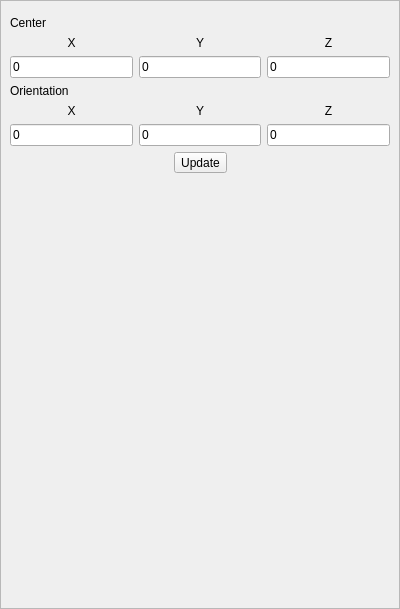
<?xml version="1.0" encoding="UTF-8"?>
<ui version="4.0">
 <class>PropertyViewpoint</class>
 <widget class="QWidget" name="PropertyViewpoint">
  <property name="geometry">
   <rect>
    <x>0</x>
    <y>0</y>
    <width>400</width>
    <height>609</height>
   </rect>
  </property>
  <property name="windowTitle">
   <string>Viewpoint properties</string>
  </property>
  <layout class="QGridLayout" name="gridLayout">
   <property name="leftMargin">
    <number>0</number>
   </property>
   <property name="topMargin">
    <number>0</number>
   </property>
   <property name="rightMargin">
    <number>0</number>
   </property>
   <property name="bottomMargin">
    <number>0</number>
   </property>
   <item row="0" column="0">
    <widget class="QScrollArea" name="scrollArea">
     <property name="horizontalScrollBarPolicy">
      <enum>Qt::ScrollBarAsNeeded</enum>
     </property>
     <property name="widgetResizable">
      <bool>true</bool>
     </property>
     <widget class="QWidget" name="scrollAreaWidgetContents">
      <property name="geometry">
       <rect>
        <x>0</x>
        <y>0</y>
        <width>398</width>
        <height>607</height>
       </rect>
      </property>
      <layout class="QGridLayout" name="gridLayout_2">
       <item row="6" column="0" colspan="3">
        <widget class="GenericPropertiesFeet" name="genericPropsFeetWidget" native="true"/>
       </item>
       <item row="8" column="1" colspan="2">
        <spacer name="verticalSpacer_2">
         <property name="orientation">
          <enum>Qt::Vertical</enum>
         </property>
         <property name="sizeHint" stdset="0">
          <size>
           <width>0</width>
           <height>0</height>
          </size>
         </property>
        </spacer>
       </item>
       <item row="0" column="0" colspan="3">
        <widget class="GenericPropertiesHead" name="genericPropsHeadWidget" native="true"/>
       </item>
       <item row="4" column="0" colspan="3">
        <layout class="QHBoxLayout" name="SizeLayout_3">
         <item>
          <layout class="QVBoxLayout" name="XLayout_3">
           <item>
            <widget class="QLabel" name="XOrientLabel">
             <property name="text">
              <string>X</string>
             </property>
             <property name="alignment">
              <set>Qt::AlignCenter</set>
             </property>
            </widget>
           </item>
           <item>
            <widget class="QDoubleEdit" name="XOrientInfield">
             <property name="enabled">
              <bool>true</bool>
             </property>
             <property name="text">
              <string>0</string>
             </property>
             <property name="frame">
              <bool>true</bool>
             </property>
             <property name="readOnly">
              <bool>false</bool>
             </property>
            </widget>
           </item>
          </layout>
         </item>
         <item>
          <layout class="QVBoxLayout" name="YLayout_3">
           <item>
            <widget class="QLabel" name="YOrientLabel">
             <property name="text">
              <string>Y</string>
             </property>
             <property name="alignment">
              <set>Qt::AlignCenter</set>
             </property>
            </widget>
           </item>
           <item>
            <widget class="QDoubleEdit" name="YOrientInfield">
             <property name="enabled">
              <bool>true</bool>
             </property>
             <property name="text">
              <string>0</string>
             </property>
             <property name="frame">
              <bool>true</bool>
             </property>
             <property name="readOnly">
              <bool>false</bool>
             </property>
            </widget>
           </item>
          </layout>
         </item>
         <item>
          <layout class="QVBoxLayout" name="ZLayout_3">
           <item>
            <widget class="QLabel" name="ZOrientLabel">
             <property name="text">
              <string>Z</string>
             </property>
             <property name="alignment">
              <set>Qt::AlignCenter</set>
             </property>
            </widget>
           </item>
           <item>
            <widget class="QDoubleEdit" name="ZOrientInfield">
             <property name="enabled">
              <bool>true</bool>
             </property>
             <property name="text">
              <string>0</string>
             </property>
             <property name="frame">
              <bool>true</bool>
             </property>
             <property name="readOnly">
              <bool>false</bool>
             </property>
            </widget>
           </item>
          </layout>
         </item>
        </layout>
       </item>
       <item row="1" column="0">
        <widget class="QLabel" name="BoxCenterLabel">
         <property name="text">
          <string>Center</string>
         </property>
        </widget>
       </item>
       <item row="3" column="0">
        <widget class="QLabel" name="OrientationLabel">
         <property name="text">
          <string>Orientation</string>
         </property>
        </widget>
       </item>
       <item row="2" column="0" colspan="3">
        <layout class="QHBoxLayout" name="SizeLayout_2">
         <item>
          <layout class="QVBoxLayout" name="XLayout_2">
           <item>
            <widget class="QLabel" name="XCenterLabel">
             <property name="text">
              <string>X</string>
             </property>
             <property name="alignment">
              <set>Qt::AlignCenter</set>
             </property>
            </widget>
           </item>
           <item>
            <widget class="QDoubleEdit" name="XCenterInfield">
             <property name="enabled">
              <bool>true</bool>
             </property>
             <property name="inputMethodHints">
              <set>Qt::ImhNone</set>
             </property>
             <property name="inputMask">
              <string/>
             </property>
             <property name="text">
              <string>0</string>
             </property>
             <property name="frame">
              <bool>true</bool>
             </property>
             <property name="readOnly">
              <bool>false</bool>
             </property>
            </widget>
           </item>
          </layout>
         </item>
         <item>
          <layout class="QVBoxLayout" name="YLayout_2">
           <item>
            <widget class="QLabel" name="YCenterLabel">
             <property name="text">
              <string>Y</string>
             </property>
             <property name="alignment">
              <set>Qt::AlignCenter</set>
             </property>
            </widget>
           </item>
           <item>
            <widget class="QDoubleEdit" name="YCenterInfield">
             <property name="enabled">
              <bool>true</bool>
             </property>
             <property name="text">
              <string>0</string>
             </property>
             <property name="frame">
              <bool>true</bool>
             </property>
             <property name="readOnly">
              <bool>false</bool>
             </property>
            </widget>
           </item>
          </layout>
         </item>
         <item>
          <layout class="QVBoxLayout" name="ZLayout_2">
           <item>
            <widget class="QLabel" name="ZCenterLabel">
             <property name="text">
              <string>Z</string>
             </property>
             <property name="alignment">
              <set>Qt::AlignCenter</set>
             </property>
            </widget>
           </item>
           <item>
            <widget class="QDoubleEdit" name="ZCenterInfield">
             <property name="enabled">
              <bool>true</bool>
             </property>
             <property name="text">
              <string>0</string>
             </property>
             <property name="frame">
              <bool>true</bool>
             </property>
             <property name="readOnly">
              <bool>false</bool>
             </property>
            </widget>
           </item>
          </layout>
         </item>
        </layout>
       </item>
       <item row="5" column="1">
        <widget class="QToolButton" name="updateToolButton">
         <property name="text">
          <string>Update</string>
         </property>
         <property name="icon">
          <iconset resource="../../../openscantools.qrc">
           <normaloff>:/icons/100x100/viewpoint.png</normaloff>:/icons/100x100/viewpoint.png</iconset>
         </property>
         <property name="toolButtonStyle">
          <enum>Qt::ToolButtonTextUnderIcon</enum>
         </property>
        </widget>
       </item>
      </layout>
     </widget>
    </widget>
   </item>
  </layout>
 </widget>
 <customwidgets>
  <customwidget>
   <class>GenericPropertiesHead</class>
   <extends>QWidget</extends>
   <header location="global">GenericPropertiesHead.h</header>
   <container>1</container>
  </customwidget>
  <customwidget>
   <class>GenericPropertiesFeet</class>
   <extends>QWidget</extends>
   <header>GenericPropertiesFeet.h</header>
   <container>1</container>
  </customwidget>
  <customwidget>
   <class>QDoubleEdit</class>
   <extends>QLineEdit</extends>
   <header>qdoubleedit.h</header>
  </customwidget>
 </customwidgets>
 <tabstops>
  <tabstop>scrollArea</tabstop>
  <tabstop>XCenterInfield</tabstop>
  <tabstop>YCenterInfield</tabstop>
  <tabstop>ZCenterInfield</tabstop>
  <tabstop>XOrientInfield</tabstop>
  <tabstop>YOrientInfield</tabstop>
  <tabstop>ZOrientInfield</tabstop>
  <tabstop>updateToolButton</tabstop>
 </tabstops>
 <resources>
  <include location="../../../openscantools.qrc"/>
 </resources>
 <connections/>
</ui>
